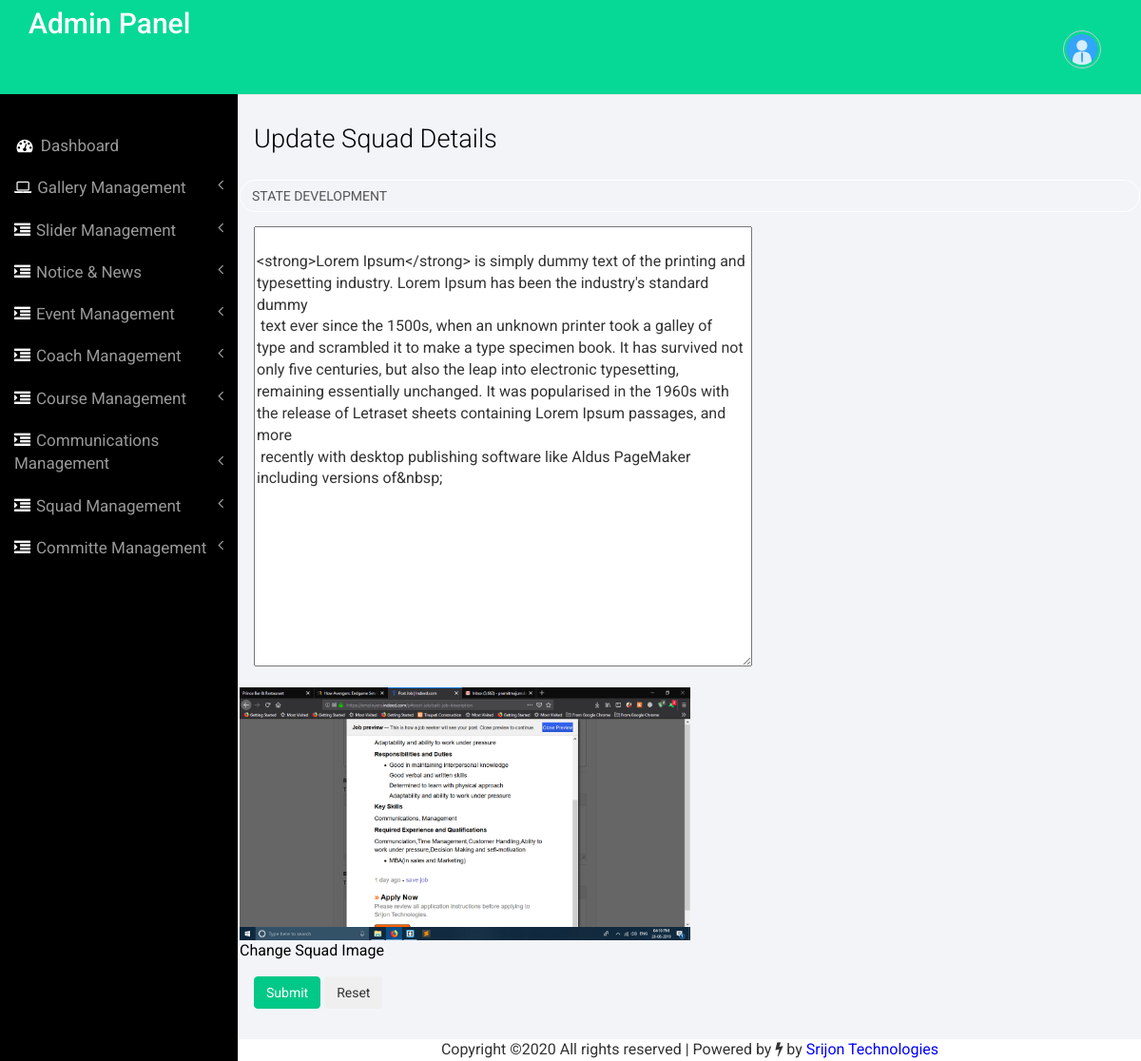
Page /admin/update_squad.php?sqid=2 (signed in) on the committed database.
### tables this page shows
CREATE TABLE `tbl_squad` (
  `id` int(11) NOT NULL,
  `name` text NOT NULL,
  `description` mediumtext NOT NULL,
  `image` varchar(255) NOT NULL
);

### admin/update_squad.php (the view, shortened to what this page needs)
<?php
include('includes/config.php');
if(strlen($_SESSION['alogin'])==0)
    {
header('location:dashboard.php');
}
else{
?>
<!DOCTYPE HTML>
<html>
<head>
    <link href="css/bootstrap.min.css" rel='stylesheet' type='text/css' />
    <link href="css/style.css" rel='stylesheet' type='text/css' />
    <link href="css/font-awesome.css" rel="stylesheet">
</head>
<body>
    <div id="wrapper">
        <nav class="top1 navbar navbar-default navbar-static-top" role="navigation" style="margin-bottom: 0">
            <?php include('includes/sidebar.php'); ?>
        </nav>
        <div id="page-wrapper">
            <div class="graphs">
                <div class="xs">
                    <h3>Update Squad Details</h3>
                    <div class="tab-content">
                        <div class="tab-pane active" id="horizontal-form">
                            <?php
$sqid=intval($_GET['sqid']);
$sql = "SELECT * from tbl_squad where id=:sqid";
$query = $dbh -> prepare($sql);
$query -> bindParam(':sqid', $sqid, PDO::PARAM_STR);
$query->execute();
$results=$query->fetchAll(PDO::FETCH_OBJ);
if($query->rowCount() > 0)
{
foreach($results as $result)
{
?>
                            <form class="form-horizontal" method="post" enctype="multipart/form-data">
                                <div class="form-group">
                                    <input type="varchar" class="form-control" name="name" id="name"
                                        value="<?php echo htmlentities($result->name); ?>">
                                </div>
                                <div class="form-group">
                                    <div class="col-sm-8">
                                        <textarea type="varchar" name="description" id="description" cols="60" rows="20">
                                            <?php echo htmlentities($result->description);?>
                                </textarea>
                                    </div>
                                </div>
                                <div class="form-group">
                                    <img src="images/<?php echo htmlentities($result->image);?>"
                                        style="width:50%;height:50%;">
                                    <br>
                                    <a href="change_squad_image.php?Sid=<?php echo htmlentities($result->id);?>"
                                        style="color:black; font:sans-serif;">
                                        Change Squad Image</a>
                                </div>
                                <?php }} ?>
                                <button type="submit" name="submit" class="btn btn-primary">Submit</button>
                                <button type="reset" class="btn-inverse btn">Reset</button>
                            </form>
                        </div>
                    </div>
                </div>
            </div>
            <?php include('includes/copyright.php') ?>
        </div>
    </div>
    <link href="css/custom.css" rel="stylesheet">
</body>
</html>
<?php }
    ?>

### admin/css/style.css (style rules this page uses)
.navbar { min-height: 100px; }
h4, h5, h6, h1, h2, h3 { margin-top: 0; }
html, body { font-family: 'Roboto', sans-serif; font-size: 100%; background:#000; overflow-x: hidden; }
a { text-decoration: none; color: white; }
body a { transition:0.5s all; -webkit-transition:0.5s all; -moz-transition:0.5s all; -o-transition:0.5s all; -ms-transition:0.5s all; }
.but_list, .tab-content { margin:1.5em 0 0 0; }
nav.top1.navbar.navbar-default.navbar-static-top { background-color:rgb(6, 217, 149); font-family: 'Roboto', sans-serif; }
.form-control { background: none !important; border: 1px solid #fff !important; border-radius: 20px !important; box-shadow: none !important; }
.graphs { padding: 2em 1em; background: #f2f4f8; font-family: 'Roboto', sans-serif; }
.xs h3, .widget_head { color:#000; font-size:1.7em; font-weight:300; margin-bottom: 1em; }
.tab-content > .active { display: block; visibility: visible; }
.btn-primary { background-color: rgb(0, 200, 135) !important; border-color: rgb(0, 200, 135) !important; color: #fff; }

### admin/css/custom.css (style rules this page uses)
#wrapper { width: 100%; }
#page-wrapper { min-height: 568px; background-color: #fff; }
@media (min-width:768px) { #page-wrapper { position: inherit; margin: 0 0 0 250px; border-left: 1px solid #e7e7e7; } }

### rows in the picture
tbl_squad: name "STATE DEVELOPMENT", description "<strong>Lorem Ipsum</strong> is simply dummy text of the printing and typesetting industry. Lorem Ipsum has been the industry's standard dummy text ever since the 1500s, when an unknown printer took a galley of type and scrambled it to make a type specimen book. It has survived not only five centuries, but also the leap into electronic typesetting, remaining essentially unchanged. It was popularised in the 1960s with the release of Letraset sheets containing Lorem Ipsum passages, and more recently with desktop publishing software like Aldus PageMaker including versions of&nbsp;", image (picture)
